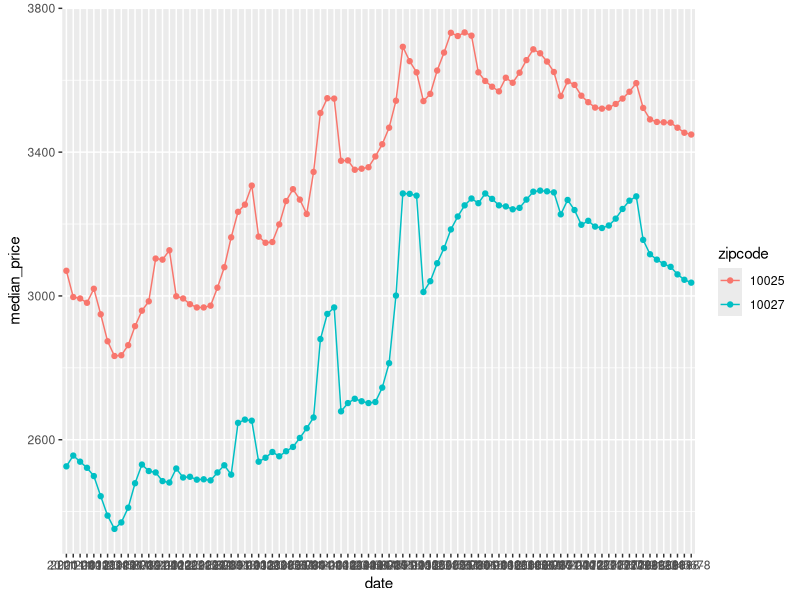
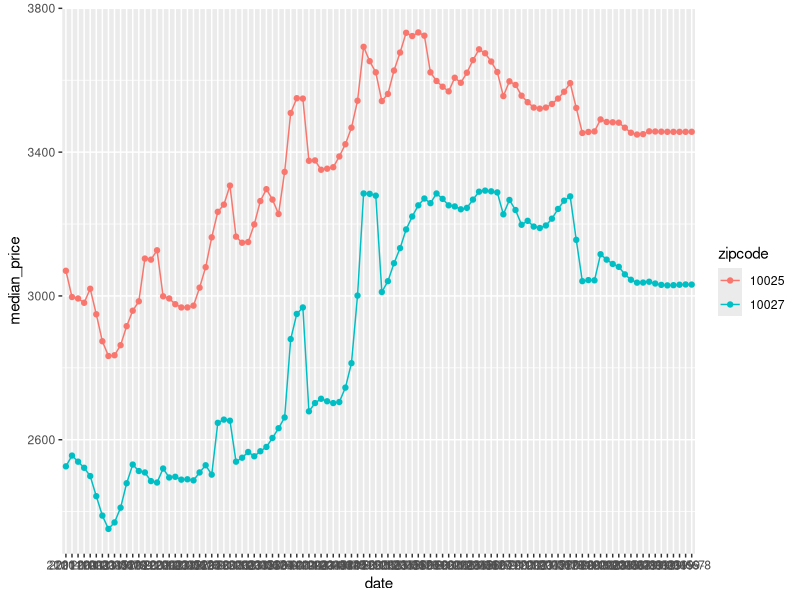
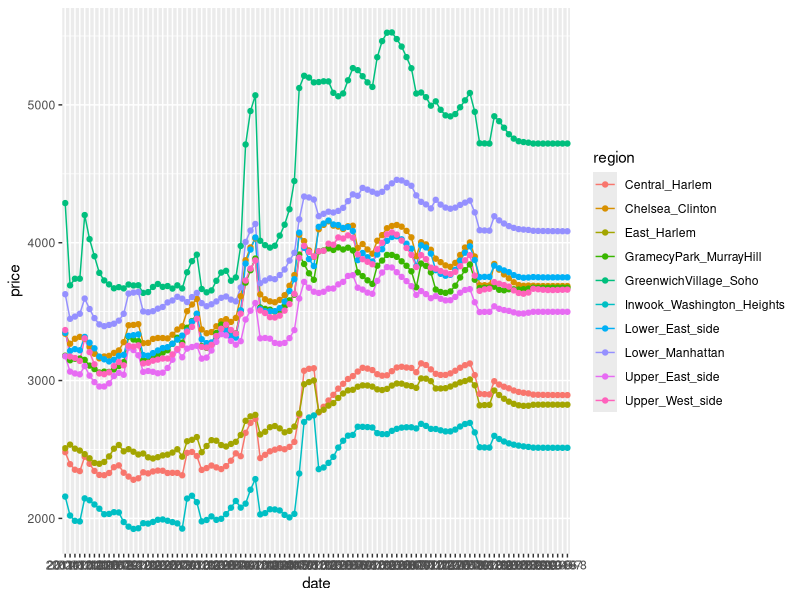

Here is the R script that generated these plots, in order:
## ---- chunk 1
knitr::opts_chunk$set(echo = TRUE)
## ---- chunk 2
library(ggplot2)
library(dplyr)
library(forecast)
median_price <- read.csv('../output/median_price_manhattan.csv')
travel <- read.csv('../output/travel_count.csv')
entertainment <- read.csv('../output/entertainment_count.csv')
count.market <- read.csv('../output/market_count.csv')
count.hospital <- read.csv('../output/hospital_count.csv')
count.crime <- read.csv('../output/crime_count.csv')
count.restaurant <- read.csv('../output/restaurant_count.csv')
## ---- chunk 3
year <- rep(2011:2017, each = 12)
year <- append(year, rep(2018,8), after = length(year))
month <- rep(1:12, 7)
month <- append(month, 1:8, after = length(month))
date <- paste(year, month, sep = '-')
## ---- chunk 4
# input selected zipcodes
selected_zip <- c(10025, 10027)
selected_price <- median_price %>%
  filter(RegionName %in% selected_zip)
time_series <- data.frame(date)
namevector <- as.character(selected_zip)
value <- subset(selected_price, RegionName %in% selected_zip)[,11:102]
time_series[,namevector] <- t(value)
## ---- chunk 5
all_date <- rep(date, length(selected_zip))
time_series_price <- data.frame(date = all_date)
value <- subset(selected_price, RegionName %in% selected_zip)[,11:102]
value <- t(value)
x <- vector()
for (i in 1:length(selected_zip)){
  x <- c(x, value[,i])
}
time_series_price[,'median_price'] <- x
zipgroup <- rep(selected_zip, each = 92)
time_series_price[,'zipcode'] <- factor(zipgroup)
## ---- chunk 6
ggplot(time_series_price, aes(x=date, y=median_price, group=zipcode)) +
  geom_line(aes(color=zipcode))+
  geom_point(aes(color=zipcode))
## ---- chunk 7
pred <- matrix(NA, length(selected_zip), 12)
for (i in 1:length(selected_zip)){
  ts <- ts(time_series[,i+1])
  model <- auto.arima(ts)
  pred[i,] <- predict(model, 12)$pred
}
## ---- chunk 8
predall <- pred[1,]
group_zip <- rep(selected_zip[1], 12)
pre_year <- rep(c(rep(2018, 4), rep(2019, 8)), length(selected_zip))
pre_month <- rep(c(9:12, 1:8), length(selected_zip))
pre_date <- paste(pre_year, pre_month, sep = '-')
for (i in 2:nrow(pred)){
  predall <- append(predall, pred[i,], after = length(predall))
  group_zip <- append(group_zip, rep(selected_zip[i], 12), after = length(group_zip))
}
## ---- chunk 9
new_time_series <- data.frame(date = c(as.character(time_series_price$date), pre_date),
                              median_price = c(time_series_price$median_price, predall),
                              zipcode = c(as.character(time_series_price$zipcode), 
                                          as.character(group_zip)))
## ---- chunk 10
ggplot(new_time_series, aes(x=date, y=median_price, group=zipcode)) +
  geom_line(aes(color=zipcode))+
  geom_point(aes(color=zipcode))
## ---- chunk 11
Central_Harlem <- c(10026, 10027, 10030, 10037, 10039)
East_Harlem <- c(10029, 10035)
Chelsea_Clinton <- c(10001, 10011, 10018, 10019, 10020, 10036)
GramecyPark_MurrayHill <- c(10010, 10016, 10017, 10022)
GreenwichVillage_Soho <- c(10012, 10013, 10014)
Lower_Manhattan <- c(10004, 10005, 10006, 10007, 10038, 10280)
Lower_East_side <- c(10002, 10003, 10009)
Upper_East_side <- c(10021, 10028, 10044, 10065, 10075, 10128)
Upper_West_side <- c(10023, 10024, 10025)
Inwook_Washington_Heights <- c(10031, 10032, 10033, 10034, 10040)
## ---- chunk 12
Central_Harlem_Price <- median_price %>%
  filter(RegionName %in% Central_Harlem)
Central_Harlem_mean <- apply(Central_Harlem_Price[,11:102], 2, mean)

East_Harlem_Price <- median_price %>%
  filter(RegionName %in% East_Harlem)
East_Harlem_mean <- apply(East_Harlem_Price[,11:102], 2, mean)

Chelsea_Clinton_Price <- median_price %>%
  filter(RegionName %in% Chelsea_Clinton)
Chelsea_Clinton_mean <- apply(Chelsea_Clinton_Price[,11:102], 2, mean)

GramecyPark_MurrayHill_Price <- median_price %>%
  filter(RegionName %in% GramecyPark_MurrayHill)
GramecyPark_MurrayHill_mean <- apply(GramecyPark_MurrayHill_Price[,11:102], 2, mean)

GreenwichVillage_Soho_Price <- median_price %>%
  filter(RegionName %in% GreenwichVillage_Soho)
GreenwichVillage_Soho_mean <- apply(GreenwichVillage_Soho_Price[,11:102], 2, mean)

Lower_Manhattan_Price <- median_price %>%
  filter(RegionName %in% Lower_Manhattan)
Lower_Manhattan_mean <- apply(Lower_Manhattan_Price[,11:102], 2, mean)

Lower_East_side_Price <- median_price %>%
  filter(RegionName %in% Lower_East_side)
Lower_East_side_mean <- apply(Lower_East_side_Price[,11:102], 2, mean)

Upper_East_side_Price <- median_price %>%
  filter(RegionName %in% Upper_East_side)
Upper_East_side_mean <- apply(Upper_East_side_Price[,11:102], 2, mean)

Upper_West_side_Price <- median_price %>%
  filter(RegionName %in% Upper_West_side)
Upper_West_side_mean <- apply(Upper_West_side_Price[,11:102], 2, mean)

Inwook_Washington_Heights_Price <- median_price %>%
  filter(RegionName %in% Inwook_Washington_Heights)
Inwook_Washington_Heights_mean <- apply(Inwook_Washington_Heights_Price[,11:102], 2, mean)
## ---- chunk 13
price_by_region <- data.frame(Central_Harlem = Central_Harlem_mean,
                              East_Harlem = East_Harlem_mean,
                              Chelsea_Clinton = Chelsea_Clinton_mean, 
                              GramecyPark_MurrayHill = GramecyPark_MurrayHill_mean,
                              GreenwichVillage_Soho = GreenwichVillage_Soho_mean,
                              Lower_Manhattan = Lower_Manhattan_mean,
                              Lower_East_side = Lower_East_side_mean,
                              Upper_East_side = Upper_East_side_mean,
                              Upper_West_side = Upper_West_side_mean,
                              Inwook_Washington_Heights = Inwook_Washington_Heights_mean)
## ---- chunk 14
pred_by_region <- matrix(NA, 12, 10)
for (i in 1:10){
  ts <- ts(price_by_region[,i])
  model <- auto.arima(ts)
  pred_by_region[,i] <- predict(model, 12)$pred
}
## ---- chunk 15
year_type1 <- c(rep(2011:2018, each = 12), rep(2019, 8))
month_type1 <- c(rep(1:12, 8), 1:8)
date_type1 <- paste(year_type1, month_type1, sep = '-')
region_price_predict <- data.frame(date = date_type1,
                                   Central_Harlem = c(Central_Harlem_mean, pred_by_region[,1]),
                                   East_Harlem = c(East_Harlem_mean, pred_by_region[,2]),
                                   Chelsea_Clinton = c(Chelsea_Clinton_mean, pred_by_region[,3]),
                                   GramecyPark_MurrayHill = c(GramecyPark_MurrayHill_mean,
                                                              pred_by_region[,4]),
                                   GreenwichVillage_Soho = c(GreenwichVillage_Soho_mean,
                                                             pred_by_region[,5]),
                                   Lower_Manhattan = c(Lower_Manhattan_mean, pred_by_region[,6]),
                                   Lower_East_side = c(Lower_East_side_mean, pred_by_region[,7]),
                                   Upper_East_side = c(Upper_East_side_mean, pred_by_region[,8]),
                                   Upper_West_side = c(Upper_West_side_mean, pred_by_region[,9]),
                                   Inwook_Washington_Heights = c(Inwook_Washington_Heights_mean,
                                                                 pred_by_region[,10]))
## ---- chunk 16
# Convert to type 2 data set first
region_price_pred <- data.frame(date = rep(date_type1, 10),
                                price = c(region_price_predict$Central_Harlem,
                                          region_price_predict$East_Harlem,
                                          region_price_predict$Chelsea_Clinton,
                                          region_price_predict$GramecyPark_MurrayHill,
                                          region_price_predict$GreenwichVillage_Soho,
                                          region_price_predict$Lower_Manhattan,
                                          region_price_predict$Lower_East_side,
                                          region_price_predict$Upper_East_side,
                                          region_price_predict$Upper_West_side,
                                          region_price_predict$Inwook_Washington_Heights),
                                region = rep(c('Central_Harlem', 'East_Harlem', 'Chelsea_Clinton',
                                             'GramecyPark_MurrayHill', 'GreenwichVillage_Soho',
                                             'Lower_Manhattan', 'Lower_East_side',
                                             'Upper_East_side', 'Upper_West_side',
                                             'Inwook_Washington_Heights'), each = 104))
## ---- chunk 17
ggplot(region_price_pred, aes(x=date, y=price, group=region)) +
  geom_line(aes(color=region))+
  geom_point(aes(color=region))
